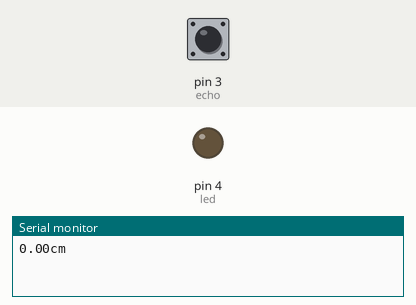
The sketch below on a simulated Arduino Nano, built with avr-gcc and run on an emulated ATmega328P. Parts: output pins drawn as LEDs (lit = HIGH), the last lines printed to the serial monitor. The test bench sets the inputs (shaded band); at power-on: pin 3 (echo) LOW. Pins used as bus, display or sensor lines are not drawn.

Above: at 1.2 s.
1.3 s: pin 3 (echo) pulsed HIGH 2 times (0.12 s each, 0.3 s apart)
At 2.1 s:
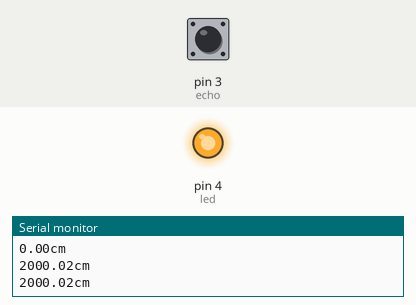
Timing chart, 0 to 4.4 s (numbered marks = the images above; inputs shaded):
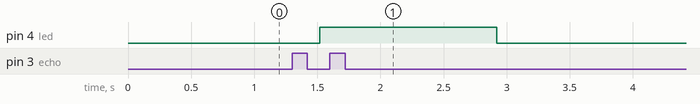

Measured:
- after the input at 1.3 s, pin 4 (led): LOW → HIGH after 0.22 s, → LOW 1.4 s later

The sketch:

sensor_ultasonido_lectura.ino
```cpp
int triger = 2;
int echo = 3;
int led = 4;

float tiempo;
float distancia;


void setup() {
  pinMode(triger,OUTPUT);
  pinMode(led,OUTPUT);
  pinMode(echo,INPUT);
  Serial.begin(9600);
}

void loop() {
  digitalWrite(triger,LOW);
  delayMicroseconds(2);

  digitalWrite(triger,HIGH);
  delayMicroseconds(10);

  tiempo = pulseIn(echo,HIGH);
  distancia = ((tiempo/2)/30);
  Serial.print(distancia);
  Serial.println("cm");
  delay(100);


  if (distancia >=10){
    digitalWrite(led,HIGH);
  }else {
     digitalWrite(led,LOW);
  }
  }
```
